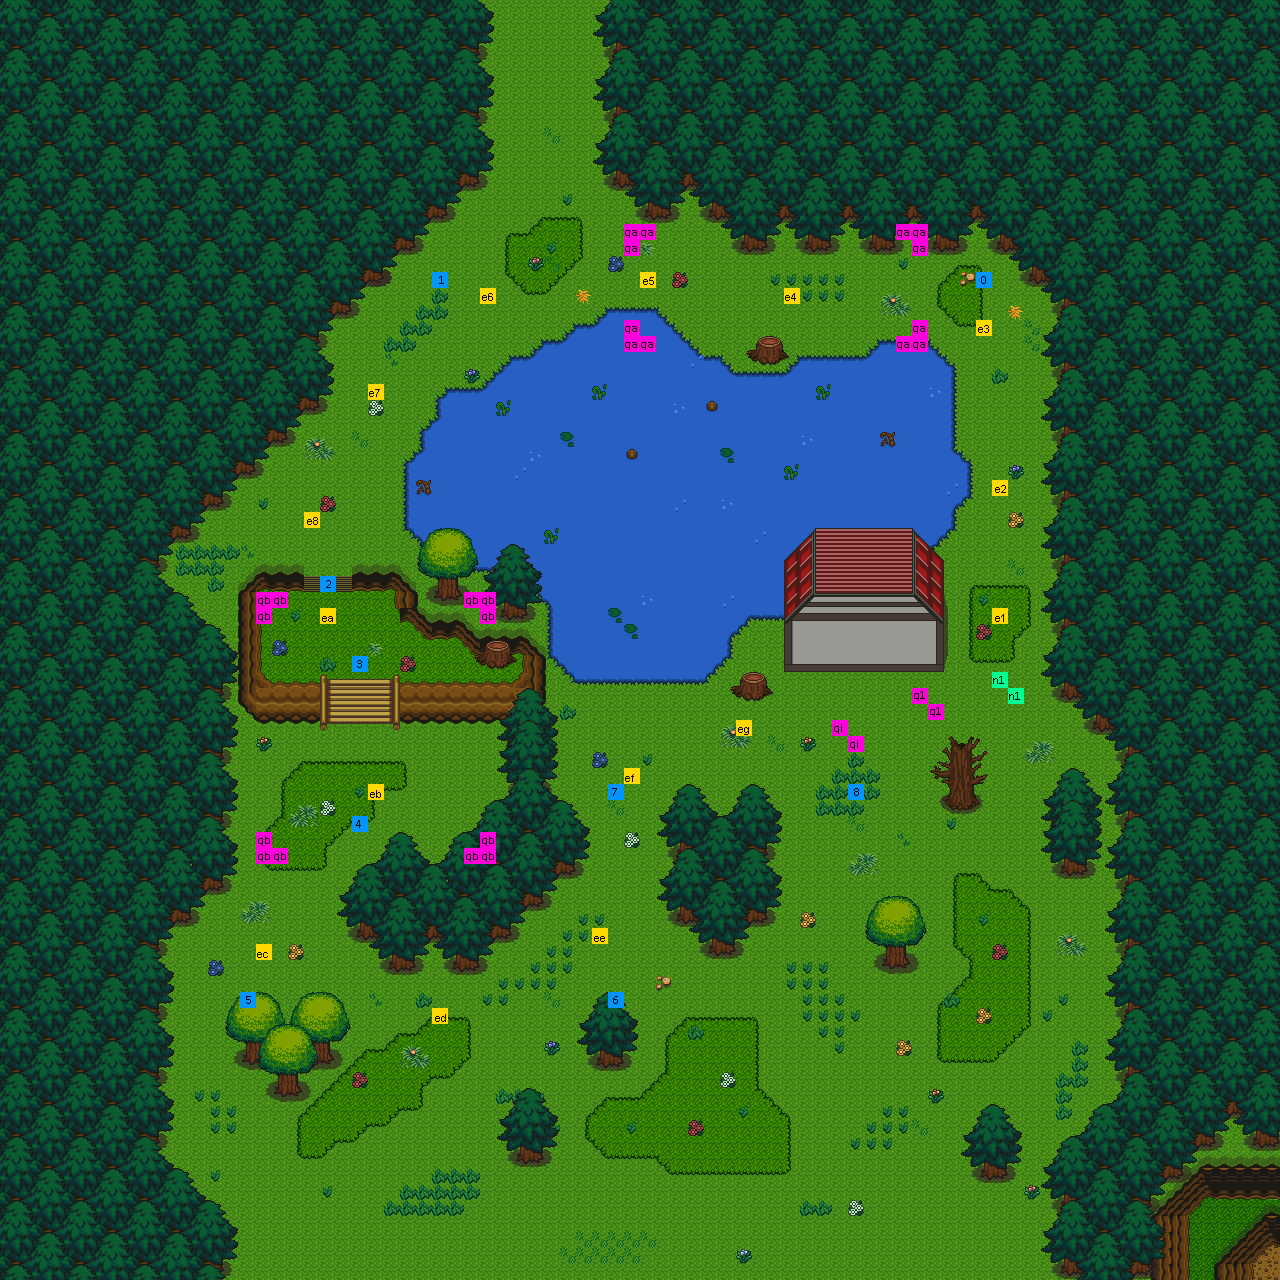

The image is a tile-based game level rendered from a .tmx file. Its description and source (layers, tilesets, objects; grid data summarised) follow:
An orthogonal 80x80 tile map with 16x16 px tiles, 7 tile layers (ground0, ground1, wall0, wall1, ...), 2 hidden layers not drawn, 9 tilesets.

<map version="1.0" orientation="orthogonal" renderorder="right-down" width="80" height="80" tilewidth="16" tileheight="16">
 <tileset firstgid="1" name="1" tilewidth="16" tileheight="16">
  <image source="../../tileset/v1.3/1.png" width="800" height="800" />
 </tileset>
 <tileset firstgid="2501" name="2" tilewidth="16" tileheight="16">
  <image source="../../tileset/v1.3/2.png" width="800" height="800" />
 </tileset>
 <tileset firstgid="5001" name="3" tilewidth="16" tileheight="16">
  <image source="../../tileset/v1.3/3.png" width="800" height="800" />
 </tileset>
 <tileset firstgid="7501" name="4" tilewidth="16" tileheight="16">
  <image source="../../tileset/v1.3/4.png" width="800" height="800" />
 </tileset>
 <tileset firstgid="10001" name="5" tilewidth="16" tileheight="16">
  <image source="../../tileset/v1.3/5.png" width="800" height="800" />
 </tileset>
 <tileset firstgid="12501" name="6" tilewidth="16" tileheight="16">
  <image source="../../tileset/v1.3/6.png" width="800" height="800" />
 </tileset>
 <tileset firstgid="15001" name="7" tilewidth="16" tileheight="16">
  <image source="../../tileset/v1.3/7.png" width="800" height="800" />
 </tileset>
 <tileset firstgid="17501" name="8" tilewidth="16" tileheight="16">
  <image source="../../tileset/v1.3/8.png" width="800" height="800" />
 </tileset>
 <tileset firstgid="20001" name="9" tilewidth="16" tileheight="16">
  <image source="../../tileset/v1.3/9.png" width="800" height="800" />
 </tileset>
 <layer name="ground0" width="80" height="80">
  <data>[6400 cells, 6400 non-empty, 4 distinct tile ids]</data>
 </layer>
 <layer name="ground1" width="80" height="80">
  <data>[6400 cells, 999 non-empty, 34 distinct tile ids]</data>
 </layer>
 <layer name="wall0" width="80" height="80">
  <data>[6400 cells, 270 non-empty, 88 distinct tile ids]</data>
 </layer>
 <layer name="wall1" width="80" height="80">
  <data>[6400 cells, 105 non-empty, 68 distinct tile ids]</data>
 </layer>
 <layer name="deco0" width="80" height="80">
  <data>[6400 cells, 1218 non-empty, 131 distinct tile ids]</data>
 </layer>
 <layer name="deco1" width="80" height="80">
  <data>[6400 cells, 2506 non-empty, 76 distinct tile ids]</data>
 </layer>
 <layer name="ABOVE_OVERWRITE" width="80" height="80" visible="0" opacity="0.9">
  <data>[6400 cells, 0 non-empty, 0 distinct tile ids]</data>
 </layer>
 <layer name="COLLISION_OVERWRITE" width="80" height="80" visible="0">
  <data>[6400 cells, 0 non-empty, 0 distinct tile ids]</data>
 </layer>
 <layer name="SPOT" width="80" height="80">
  <data>[6400 cells, 54 non-empty, 29 distinct tile ids]</data>
 </layer>
</map>
